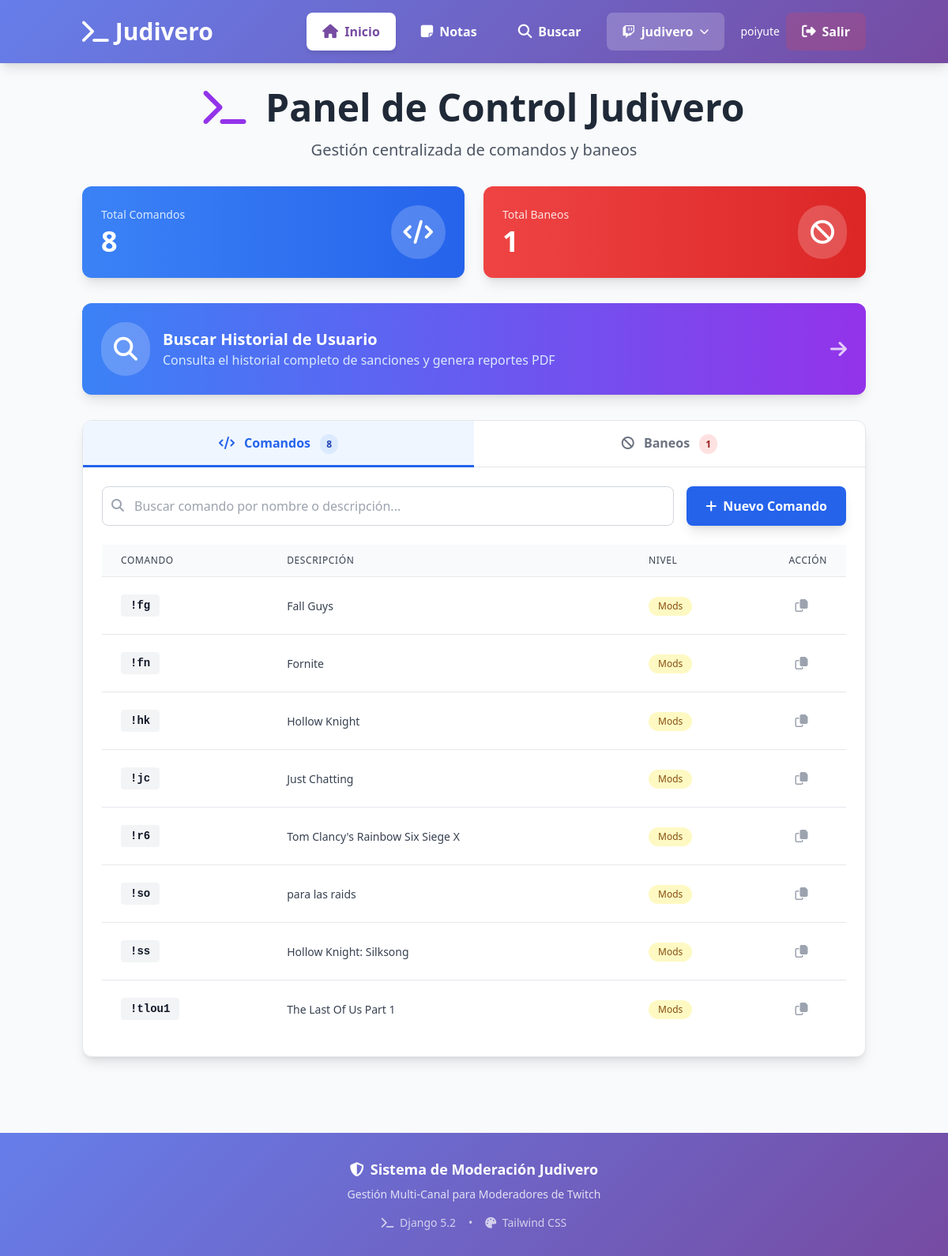
Screenshot of / (signed in) with the database file from the repository.
### core/models.py (models this page shows, shortened)
class CanalTwitch(models.Model):
    nombre = models.CharField(max_length=100, unique=True, help_text="Nombre del canal de Twitch")
    streamer = models.CharField(max_length=100, help_text="Nombre del streamer/dueño del canal")
    descripcion = models.TextField(blank=True, null=True, help_text="Notas sobre el canal o reglas especiales")
    url_twitch = models.URLField(blank=True, null=True)
    color_distintivo = models.CharField(max_length=7, default="#9147ff", help_text="Color hex para identificar el canal")
    activo = models.BooleanField(default=True, help_text="¿Sigues siendo mod en este canal?")
    fecha_inicio_moderacion = models.DateTimeField(auto_now_add=True)
    total_comandos = models.IntegerField(default=0, editable=False)
    total_baneos_activos = models.IntegerField(default=0, editable=False)
    class Meta:
        verbose_name = 'Canal de Twitch (Moderación)'
        verbose_name_plural = 'Canales de Twitch (Moderación)'
        ordering = ['nombre']

class Comando(models.Model):
    NIVEL = [
        ('EVERYONE', 'Everyone'),
        ('VIPS', 'Vips'),
        ('MODS', 'Mods'),
        ('SUPERMODS', 'SuperMods'),
        ('STREAMER', 'Streamer'),
    ]
    canal = models.ForeignKey(
        CanalTwitch,
        on_delete=models.CASCADE,
        related_name='comandos',
        null=True,
        help_text="Canal donde aplica este comando"
    )
    nombre = models.CharField(max_length=200, help_text="Ej: !hola, !reglas, !discord")
    juego_o_significado = models.CharField(max_length=200, help_text="Descripción o respuesta del comando")
    nivel_minimo = models.CharField(max_length=200, choices=NIVEL, default='EVERYONE')
    activo = models.BooleanField(default=True, help_text="¿El comando está activo en el canal?")
    fecha_creacion = models.DateTimeField(auto_now_add=True, null=True, blank=True)
    ultima_modificacion = models.DateTimeField(auto_now=True)
    class Meta:
        unique_together = ['canal', 'nombre']
        ordering = ['nombre']

### core/views.py (the view)
# urls.py: path('', views.inicio, name='inicio'),
@login_required
def inicio(request):
    canal_actual = get_canal_actual(request)
    canales = CanalTwitch.objects.filter(activo=True)
    if not canal_actual:
        return render(request, 'core/sin_canales.html', {'canales': canales})
    comandos = Comando.objects.filter(canal=canal_actual)
    baneos = Baneos.objects.filter(canal=canal_actual)
    context = {
        'comandos': comandos,
        'baneos': baneos,
        'canal_actual': canal_actual,
        'canales': canales,
    }
    return render(request, 'core/inicio.html', context)

### core/templates/core/inicio.html (shortened to what this page needs)
{% extends 'core/base.html' %}
{% block content %}
<div class="max-w-7xl mx-auto">
    <div class="text-center mb-8">
        <h1 class="text-4xl md:text-5xl font-bold text-gray-800 mb-4">
            <i class="fas fa-terminal text-purple-600 mr-3"></i>
            Panel de Control Judivero
        </h1>
        <p class="text-xl text-gray-600">
            Gestión centralizada de comandos y baneos
        </p>
    </div>
    <div class="grid grid-cols-1 md:grid-cols-2 gap-6 mb-8">
        <div class="bg-gradient-to-r from-blue-500 to-blue-600 rounded-xl shadow-lg p-6 text-white card-hover">
            <div class="flex items-center justify-between">
                <div>
                    <p class="text-blue-100 text-sm font-medium mb-1">Total Comandos</p>
                    <h3 class="text-4xl font-bold">{{ comandos.count }}</h3>
                </div>
                <div class="bg-white bg-opacity-20 p-4 rounded-full">
                    <i class="fas fa-code text-3xl"></i>
                </div>
            </div>
        </div>
        <div class="bg-gradient-to-r from-red-500 to-red-600 rounded-xl shadow-lg p-6 text-white card-hover">
            <div class="flex items-center justify-between">
                <div>
                    <p class="text-red-100 text-sm font-medium mb-1">Total Baneos</p>
                    <h3 class="text-4xl font-bold">{{ baneos.count }}</h3>
                </div>
                <div class="bg-white bg-opacity-20 p-4 rounded-full">
                    <i class="fas fa-ban text-3xl"></i>
                </div>
            </div>
        </div>
    </div>
    <div class="mb-8">
        <a href="{% url 'buscar_usuario' %}"
            class="block bg-gradient-to-r from-blue-500 to-purple-600 hover:from-blue-600 hover:to-purple-700 text-white rounded-xl shadow-lg p-6 transition-all hover:shadow-xl">
            <div class="flex items-center justify-between">
                <div class="flex items-center gap-4">
                    <div class="bg-white bg-opacity-20 p-4 rounded-full">
                        <i class="fas fa-search text-3xl"></i>
                    </div>
                    <div>
                        <h3 class="text-xl font-bold">Buscar Historial de Usuario</h3>
                        <p class="text-blue-100">Consulta el historial completo de sanciones y genera reportes PDF</p>
                    </div>
                </div>
                <i class="fas fa-arrow-right text-2xl opacity-75"></i>
            </div>
        </a>
    </div>
    <div class="bg-white rounded-xl shadow-lg border border-gray-200 overflow-hidden">
        <div class="border-b border-gray-200">
            <nav class="flex -mb-px">
                <button onclick="cambiarTab('comandos')" id="tab-comandos"
                    class="tab-button tab-active flex-1 py-4 px-6 text-center font-semibold transition-all">
                    <i class="fas fa-code mr-2"></i>
                    Comandos
                    <span class="ml-2 bg-blue-100 text-blue-800 px-2 py-1 rounded-full text-xs">{{ comandos.count }}</span>
                </button>
                <button onclick="cambiarTab('baneos')" id="tab-baneos"
                    class="tab-button flex-1 py-4 px-6 text-center font-semibold transition-all">
                    <i class="fas fa-ban mr-2"></i>
                    Baneos
                    <span class="ml-2 bg-red-100 text-red-800 px-2 py-1 rounded-full text-xs">{{ baneos.count }}</span>
                </button>
            </nav>
        </div>
        <div id="content-comandos" class="tab-content">
            <div class="p-6">
                <div class="flex flex-col md:flex-row gap-4 mb-6">
                    <div class="flex-1">
                        <div class="relative">
                            <input type="text" id="buscarComando"
                                placeholder="Buscar comando por nombre o descripción..."
                                class="w-full pl-10 pr-4 py-3 border border-gray-300 rounded-lg focus:ring-2 focus:ring-blue-500 focus:border-transparent">
                            <i class="fas fa-search absolute left-3 top-4 text-gray-400"></i>
                        </div>
                    </div>
                    <button onclick="abrirModalComando()"
                        class="bg-blue-600 hover:bg-blue-700 text-white px-6 py-3 rounded-lg font-semibold transition-colors flex items-center justify-center whitespace-nowrap shadow-lg hover:shadow-xl">
                        <i class="fas fa-plus mr-2"></i>
                        Nuevo Comando
                    </button>
                </div>
                <div class="overflow-x-auto">
                    <table class="min-w-full divide-y divide-gray-200">
                        <thead class="bg-gray-50">
                            <tr>
                                <th
                                    class="px-6 py-3 text-left text-xs font-medium text-gray-700 uppercase tracking-wider">
                                    Comando
                                </th>
                                <th
                                    class="px-6 py-3 text-left text-xs font-medium text-gray-700 uppercase tracking-wider">
                                    Descripción
                                </th>
                                <th
                                    class="px-6 py-3 text-left text-xs font-medium text-gray-700 uppercase tracking-wider">
                                    Nivel
                                </th>
                                <th
                                    class="px-6 py-3 text-left text-xs font-medium text-gray-700 uppercase tracking-wider w-24">
                                    Acción
                                </th>
                            </tr>
                        </thead>
                        <tbody class="bg-white divide-y divide-gray-200" id="tablaComandos">
                            {% for comando in comandos %}
                            <tr class="hover:bg-gray-50 transition-colors comando-row">
                                <td class="px-6 py-4">
                                    <div class="flex items-center">
                                        <span
                                            class="comando-nombre text-sm font-mono font-semibold text-gray-900 bg-gray-100 px-3 py-1 rounded">
                                            {{ comando.nombre }}
                                        </span>
                                    </div>
                                </td>
                                <td class="px-6 py-4">
                                    <span class="comando-descripcion text-sm text-gray-700">
                                        {{ comando.juego_o_significado }}
                                    </span>
                                </td>
                                <td class="px-6 py-4">
                                    <span class="inline-flex items-center px-3 py-1 rounded-full text-xs font-medium
                                        {% if comando.nivel_minimo == 'EVERYONE' %}
                                            bg-green-100 text-green-800
                                        {% elif comando.nivel_minimo == 'VIPS' %}
                                            bg-blue-100 text-blue-800
                                        {% elif comando.nivel_minimo == 'MODS' %}
                                            bg-yellow-100 text-yellow-800
                                        {% elif comando.nivel_minimo == 'SUPERMODS' %}
                                            bg-orange-100 text-orange-800
                                        {% else %}
                                            bg-red-100 text-red-800
                                        {% endif %}
                                    ">
                                        {{ comando.get_nivel_minimo_display }}
                                    </span>
                                </td>
                                <td class="px-6 py-4">
                                    <button onclick="copiarComando(this)" data-comando="{{ comando.nombre }}"
                                        class="p-2 text-gray-400 hover:text-blue-600 hover:bg-blue-50 rounded-lg transition-all"
                                        title="Copiar comando">
                                        <i class="far fa-copy"></i>
                                    </button>
                                </td>
                            </tr>
                            {% endfor %}
                        </tbody>
                    </table>
                </div>
            </div>
        </div>
    </div>
</div>
{% endblock %}

### core/templates/core/base.html (shortened to what this page needs)
<!DOCTYPE html>
<html lang="es">
<head>
    <script src="https://cdn.tailwindcss.com"></script>
    <link rel="stylesheet" href="https://cdnjs.cloudflare.com/ajax/libs/font-awesome/6.4.0/css/all.min.css">
</head>
<body class="bg-gray-50 min-h-screen">
    <nav class="gradient-bg shadow-lg sticky top-0 z-50">
        <div class="container mx-auto px-4 py-4">
            <div class="flex flex-col md:flex-row md:justify-between md:items-center gap-4">
                <div class="text-center md:text-left">
                    <a href="{% url 'inicio' %}" class="inline-block">
                        <h1
                            class="text-2xl md:text-3xl font-bold text-white flex items-center justify-center md:justify-start">
                            <i class="fas fa-terminal mr-2"></i>
                            Judivero
                        </h1>
                    </a>
                </div>
                <div class="flex flex-wrap justify-center items-center gap-2 md:gap-3">
                    <a href="{% url 'inicio' %}"
                        class="nav-link {% if request.path == '/' %}nav-link-active{% endif %}">
                        <i class="fas fa-home nav-icon"></i>
                        <span>Inicio</span>
                    </a>
                    <a href="{% url 'notas' %}"
                        class="nav-link {% if '/notas' in request.path %}nav-link-active{% endif %}">
                        <i class="fas fa-sticky-note nav-icon"></i>
                        <span>Notas</span>
                    </a>
                    <a href="{% url 'buscar_usuario' %}"
                        class="nav-link {% if '/buscar' in request.path %}nav-link-active{% endif %}">
                        <i class="fas fa-search nav-icon"></i>
                        <span>Buscar</span>
                    </a>
                    {% if canales %}
                    <div class="dropdown">
                        <button onclick="toggleDropdown()"
                            class="nav-link bg-white bg-opacity-20 hover:bg-white hover:bg-opacity-100 hover:text-purple-700 flex items-center gap-2">
                            <i class="fab fa-twitch"></i>
                            <span class="hidden md:inline">{{ canal_actual.nombre|default:"Seleccionar Canal" }}</span>
                            <i class="fas fa-chevron-down text-xs"></i>
                        </button>
                    </div>
                    {% endif %}
                    {% if user.is_authenticated %}
                    <div class="flex items-center gap-2 ml-2">
                        <span class="text-white text-sm hidden md:inline">{{ user.username }}</span>
                        <a href="{% url 'logout' %}"
                           class="nav-link bg-red-500 bg-opacity-20 hover:bg-red-500 hover:bg-opacity-100 hover:text-white">
                            <i class="fas fa-sign-out-alt nav-icon"></i>
                            <span>Salir</span>
                        </a>
                    </div>
                    {% endif %}
                </div>
            </div>
        </div>
    </nav>
    <main class="container mx-auto px-4 py-8">
        {% block content %}
        {% endblock %}
    </main>
    <footer class="gradient-bg text-white py-8 mt-16">
        <div class="container mx-auto px-4">
            <div class="text-center">
                <p class="text-lg font-semibold mb-2">
                    <i class="fas fa-shield-alt mr-2"></i>Sistema de Moderación Judivero
                </p>
                <p class="text-sm opacity-80">
                    Gestión Multi-Canal para Moderadores de Twitch
                </p>
                <div class="mt-4 flex justify-center gap-4 text-sm opacity-70">
                    <span><i class="fas fa-terminal mr-1"></i> Django 5.2</span>
                    <span>•</span>
                    <span><i class="fas fa-palette mr-1"></i> Tailwind CSS</span>
                </div>
            </div>
        </div>
    </footer>
</body>
</html>

### rows the page displays
CanalTwitch: nombre "judivero"
Comando: nombre "!fg", juego_o_significado "Fall Guys", nivel_minimo "Mods"
Comando: nombre "!fn", juego_o_significado "Fornite", nivel_minimo "Mods"
Comando: nombre "!hk", juego_o_significado "Hollow Knight", nivel_minimo "Mods"
Comando: nombre "!jc", juego_o_significado "Just Chatting", nivel_minimo "Mods"
Comando: nombre "!r6", juego_o_significado "Tom Clancy's Rainbow Six Siege X", nivel_minimo "Mods"
Comando: nombre "!so", juego_o_significado "para las raids", nivel_minimo "Mods"
Comando: nombre "!ss", juego_o_significado "Hollow Knight: Silksong", nivel_minimo "Mods"
Comando: nombre "!tlou1", juego_o_significado "The Last Of Us Part 1", nivel_minimo "Mods"

### other values shown
{{ user.username }} "poiyute"
{{ comandos.count }} "8"
{{ baneos.count }} "1"
